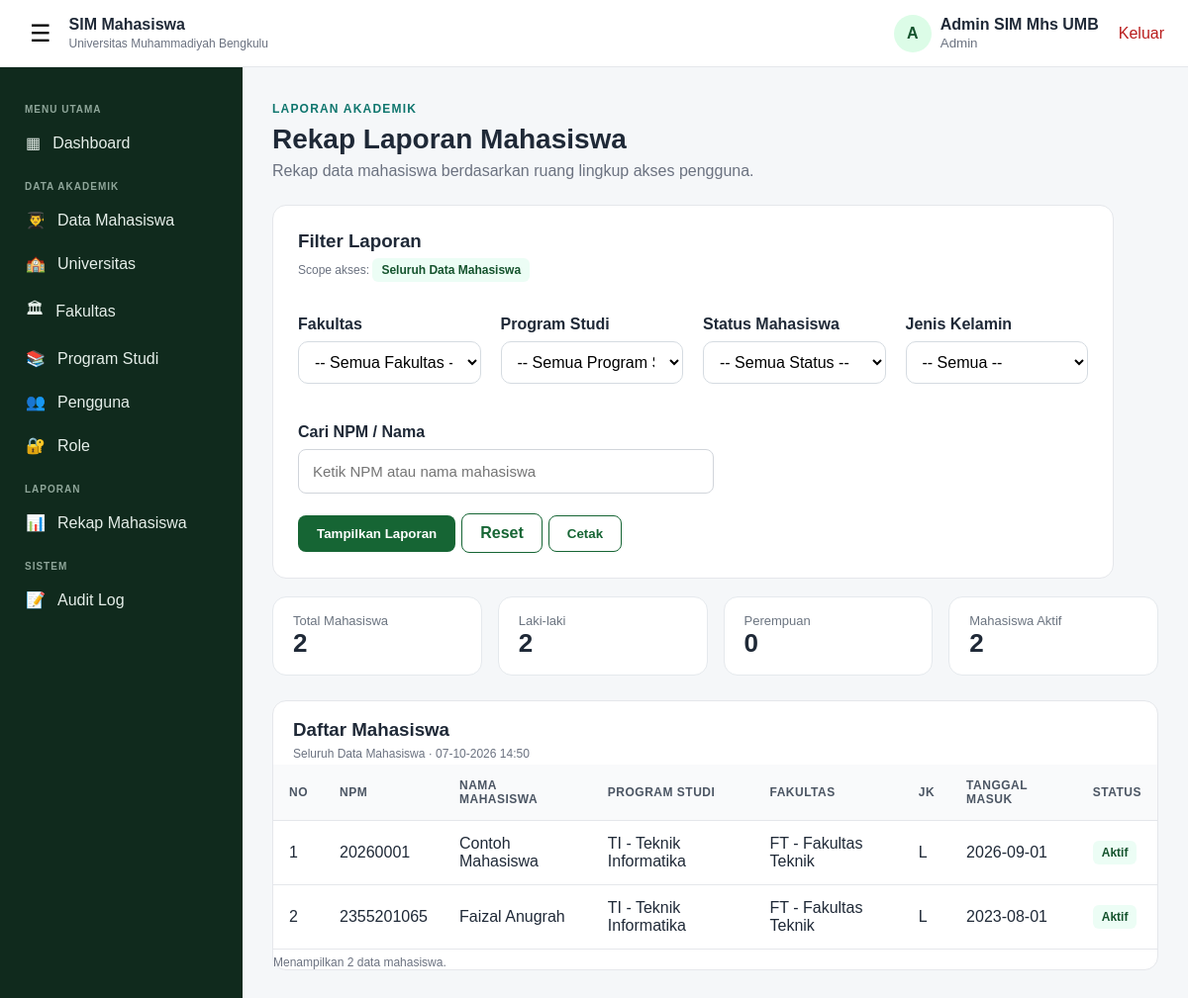
The app's page /laporan.php (signed in) with its own data.
### tables this page shows
CREATE TABLE `mahasiswa` (
  `id_mahasiswa` bigint(20) UNSIGNED NOT NULL,
  `id_pengguna` bigint(20) UNSIGNED DEFAULT NULL,
  `id_program_studi` bigint(20) UNSIGNED NOT NULL,
  `npm` varchar(30) NOT NULL,
  `nama_mahasiswa` varchar(200) NOT NULL,
  `jenis_kelamin` enum('L','P') NOT NULL,
  `tempat_lahir` varchar(100) DEFAULT NULL,
  `tanggal_lahir` date DEFAULT NULL,
  `tanggal_masuk` date NOT NULL,
  `alamat` text DEFAULT NULL,
  `status_mahasiswa` enum('Aktif','Cuti','Lulus','Mengundurkan Diri','Drop Out','Tidak Aktif') NOT NULL DEFAULT 'Aktif',
  `created_at` timestamp NOT NULL DEFAULT current_timestamp(),
  `updated_at` timestamp NOT NULL DEFAULT current_timestamp() ON UPDATE current_timestamp()
);

CREATE TABLE `program_studi` (
  `id_program_studi` bigint(20) UNSIGNED NOT NULL,
  `id_fakultas` bigint(20) UNSIGNED NOT NULL,
  `kode_program_studi` varchar(20) NOT NULL,
  `nama_program_studi` varchar(200) NOT NULL,
  `jenjang` varchar(20) NOT NULL DEFAULT 'S1',
  `status_aktif` enum('Aktif','Tidak Aktif') NOT NULL DEFAULT 'Aktif',
  `created_at` timestamp NOT NULL DEFAULT current_timestamp(),
  `updated_at` timestamp NOT NULL DEFAULT current_timestamp() ON UPDATE current_timestamp()
);

CREATE TABLE `fakultas` (
  `id_fakultas` bigint(20) UNSIGNED NOT NULL,
  `id_universitas` bigint(20) UNSIGNED NOT NULL,
  `kode_fakultas` varchar(20) NOT NULL,
  `nama_fakultas` varchar(200) NOT NULL,
  `created_at` timestamp NOT NULL DEFAULT current_timestamp(),
  `updated_at` timestamp NOT NULL DEFAULT current_timestamp() ON UPDATE current_timestamp()
);

### laporan.php (the view, shortened to what this page needs)
<?php
require_once 'koneksi.php';
$scope = ['1=1', '', []];
$label_scope = 'Seluruh Data Mahasiswa';
$f_cari = trim($_GET['cari'] ?? '');
$where = [$scope[0]]; $types = $scope[1]; $params = $scope[2];
$sql = "SELECT m.npm, m.nama_mahasiswa, m.jenis_kelamin, m.tanggal_masuk, m.status_mahasiswa,
               ps.kode_program_studi, ps.nama_program_studi, f.kode_fakultas, f.nama_fakultas
        FROM mahasiswa m
        JOIN program_studi ps ON ps.id_program_studi = m.id_program_studi
        JOIN fakultas f ON f.id_fakultas = ps.id_fakultas
        WHERE " . implode(' AND ', $where) . " ORDER BY m.npm ASC";
$st = mysqli_prepare($koneksi, $sql);
mysqli_stmt_execute($st);
$rows = mysqli_fetch_all(mysqli_stmt_get_result($st), MYSQLI_ASSOC);
$total = count($rows);
$lk = count(array_filter($rows, fn($r) => $r['jenis_kelamin'] === 'L'));
$pr = $total - $lk;
$aktif = count(array_filter($rows, fn($r) => $r['status_mahasiswa'] === 'Aktif'));
$h = fn($v) => htmlspecialchars((string)$v);
?>
<!DOCTYPE html>
<html lang="id">
<head>
    <link rel="stylesheet" href="style.css">
</head>
<body class="app-body">
<?php include 'topbar.php'; ?>
<?php include 'sideleftbar.php'; ?>
<main class="main-content">
    <div class="page-heading">
        <span class="eyebrow">LAPORAN AKADEMIK</span>
        <h1>Rekap Laporan Mahasiswa</h1>
        <p>Rekap data mahasiswa berdasarkan ruang lingkup akses pengguna.</p>
    </div>
    <div class="dashboard-panel form-panel no-print">
        <h3>Filter Laporan</h3>
        <small class="form-help">Scope akses: <span class="badge"><?= $h($label_scope) ?></span></small>
        <form method="get" style="margin-top:14px">
            <div class="form-grid filter-grid">
                <div class="form-group">
                    <label for="fakultas">Fakultas</label>
                    <select id="fakultas" name="fakultas">
                        <option value="0">-- Semua Fakultas --</option>
                    </select>
                </div>
                <div class="form-group">
                    <label for="prodi">Program Studi</label>
                    <select id="prodi" name="prodi">
                        <option value="0">-- Semua Program Studi --</option>
                    </select>
                </div>
                <div class="form-group">
                    <label for="status">Status Mahasiswa</label>
                    <select id="status" name="status">
                        <option value="">-- Semua Status --</option>
                    </select>
                </div>
                <div class="form-group">
                    <label for="jk">Jenis Kelamin</label>
                    <select id="jk" name="jk">
                        <option value="">-- Semua --</option>
                    </select>
                </div>
            </div>
            <div class="form-group" style="max-width:420px">
                <label for="cari">Cari NPM / Nama</label>
                <input type="text" id="cari" name="cari" value="<?= $h($f_cari) ?>" placeholder="Ketik NPM atau nama mahasiswa">
            </div>
            <div class="action-group">
                <button type="submit" class="btn btn-primary">Tampilkan Laporan</button>
                <a href="laporan.php" class="btn btn-outline">Reset</a>
                <button type="button" class="btn btn-outline" onclick="window.print()">Cetak</button>
            </div>
        </form>
    </div>
    <div class="stat-row">
        <div class="stat-box"><span>Total Mahasiswa</span><strong><?= $total ?></strong></div>
        <div class="stat-box"><span>Laki-laki</span><strong><?= $lk ?></strong></div>
        <div class="stat-box"><span>Perempuan</span><strong><?= $pr ?></strong></div>
        <div class="stat-box"><span>Mahasiswa Aktif</span><strong><?= $aktif ?></strong></div>
    </div>
    <div class="dashboard-panel">
        <div class="panel-head">
            <h3>Daftar Mahasiswa</h3>
            <small class="form-help"><?= $h($label_scope) ?> &middot; <?= date('d-m-Y H:i') ?></small>
        </div>
        <div class="table-responsive">
            <table class="data-table">
                <thead>
                    <tr><th width="50">No</th><th>NPM</th><th>Nama Mahasiswa</th><th>Program Studi</th><th>Fakultas</th><th width="40">JK</th><th>Tanggal Masuk</th><th>Status</th></tr>
                </thead>
                <tbody>
                <?php if ($total > 0): foreach ($rows as $i => $r): ?>
                    <tr>
                        <td><?= $i + 1 ?></td>
                        <td><?= $h($r['npm']) ?></td>
                        <td><?= $h($r['nama_mahasiswa']) ?></td>
                        <td><?= $h($r['kode_program_studi'] . ' - ' . $r['nama_program_studi']) ?></td>
                        <td><?= $h($r['kode_fakultas'] . ' - ' . $r['nama_fakultas']) ?></td>
                        <td><?= $h($r['jenis_kelamin']) ?></td>
                        <td><?= $h($r['tanggal_masuk']) ?></td>
                        <td><span class="badge"><?= $h($r['status_mahasiswa']) ?></span></td>
                    </tr>
                <?php endforeach; else: ?>
                    <tr><td colspan="8" class="empty-state">Tidak ada data mahasiswa yang sesuai filter.</td></tr>
                <?php endif; ?>
                </tbody>
            </table>
        </div>
        <small class="form-help">Menampilkan <?= $total ?> data mahasiswa.</small>
    </div>
</main>
</body>
</html>

### style.css (style rules this page uses)
* { box-sizing: border-box; }
:root { --primary: #166534; --primary-dark: #14532d; --secondary: #0f766e; --text: #1f2937; --muted: #6b7280; --border: #e5e7eb; --bg: #f5f7f9; --white: #ffffff; --danger: #b91c1c; --sidebar: #102a1d; }
body { margin: 0; font-family: Arial, Helvetica, sans-serif; color: var(--text); background: var(--bg); }
a { text-decoration: none; color: inherit; }
.btn { display: inline-flex; align-items: center; justify-content: center; border: 1px solid transparent; border-radius: 8px; padding: 10px 18px; font-weight: 600; cursor: pointer; }
.btn-primary { background: var(--primary); color: #fff; }
.btn-outline { border-color: var(--primary); color: var(--primary); background: #fff; }
.eyebrow { color: var(--secondary); font-size: 12px; font-weight: 800; letter-spacing: 1.2px; }
.form-group { margin: 20px 0; }
.form-group label { display: block; font-weight: 600; margin-bottom: 8px; }
.form-group input { width: 100%; padding: 13px 14px; border: 1px solid #d1d5db; border-radius: 8px; font-size: 15px; }
.app-body { min-height: 100vh; }
.main-content { margin-left: 245px; padding: 100px 30px 40px; min-height: 100vh; }
.page-heading { margin-bottom: 25px; }
.page-heading h1 { margin: 7px 0; font-size: 28px; }
.page-heading p { color: var(--muted); margin: 0; }
.dashboard-panel { background: #fff; border: 1px solid var(--border); border-radius: 14px; margin-top: 25px; }
.table-responsive { overflow-x: auto; }
.data-table { width: 100%; border-collapse: collapse; min-width: 850px; }
.data-table th, .data-table td { padding: 14px 16px; border-bottom: 1px solid var(--border); text-align: left; vertical-align: middle; }
.data-table th { background: #f9fafb; color: #4b5563; font-size: 12px; text-transform: uppercase; letter-spacing: .5px; }
.badge { display: inline-block; padding: 5px 9px; border-radius: 6px; background: #ecfdf5; color: var(--primary-dark); font-size: 12px; font-weight: 700; }
.action-group { display: flex; align-items: center; gap: 6px; }
.form-panel { padding: 25px; max-width: 850px; }
.form-help { display: block; margin-top: 6px; color: var(--muted); font-size: 12px; }
.form-grid { display: grid; grid-template-columns: repeat(2, 1fr); gap: 0 20px; }
.form-panel h3 { margin: 0 0 4px; }
.form-panel select { width: 100%; padding: 11px 12px; border: 1px solid #d5dbe1; border-radius: 10px; background: #fff; font: inherit; }
.filter-grid { grid-template-columns: repeat(4, 1fr); }
.stat-row { display: grid; grid-template-columns: repeat(4, 1fr); gap: 16px; margin: 18px 0; }
.stat-box { background: #fff; border: 1px solid #e5e9ed; border-radius: 14px; padding: 16px 20px; }
.stat-box span { display: block; font-size: 13px; color: #6b7480; }
.stat-box strong { font-size: 26px; }
.panel-head { padding: 18px 20px 4px; }
.panel-head h3 { margin: 0; }

### records on screen
mahasiswa: npm "20260001", nama_mahasiswa "Contoh Mahasiswa", id_program_studi.nama_program_studi "TI - Teknik Informatika", fakultas.kode_fakultas+nama_fakultas "FT - Fakultas Teknik", jenis_kelamin "L", tanggal_masuk "2026-09-01", status_mahasiswa "Aktif"
mahasiswa: npm "2355201065", nama_mahasiswa "Faizal Anugrah", id_program_studi.nama_program_studi "TI - Teknik Informatika", fakultas.kode_fakultas+nama_fakultas "FT - Fakultas Teknik", jenis_kelamin "L", tanggal_masuk "2023-08-01", status_mahasiswa "Aktif"

### other values on screen
substr($namaPengguna, 0, 1) "A"
$namaPengguna "Admin SIM Mhs UMB"
$namaRole "Admin"
$h($label_scope) "Seluruh Data Mahasiswa"
$total "2"
$lk "2"
$pr "0"
$aktif "2"
